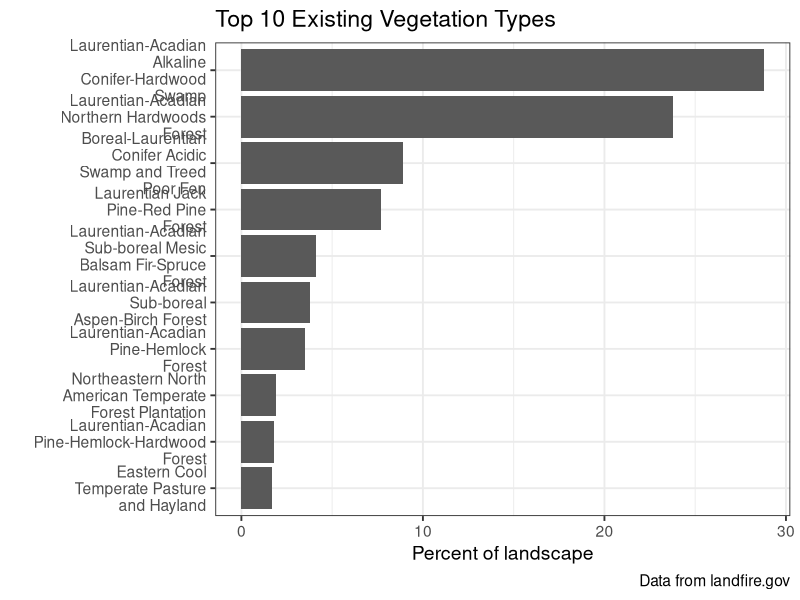
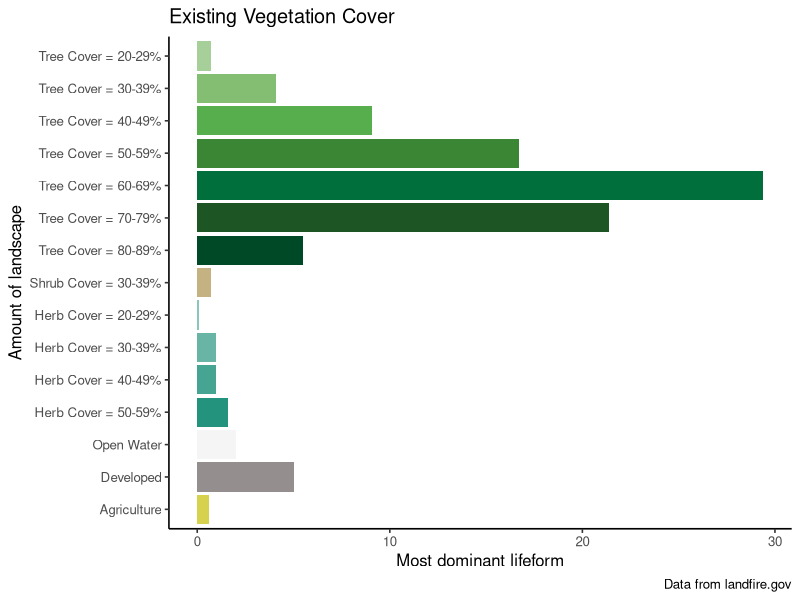
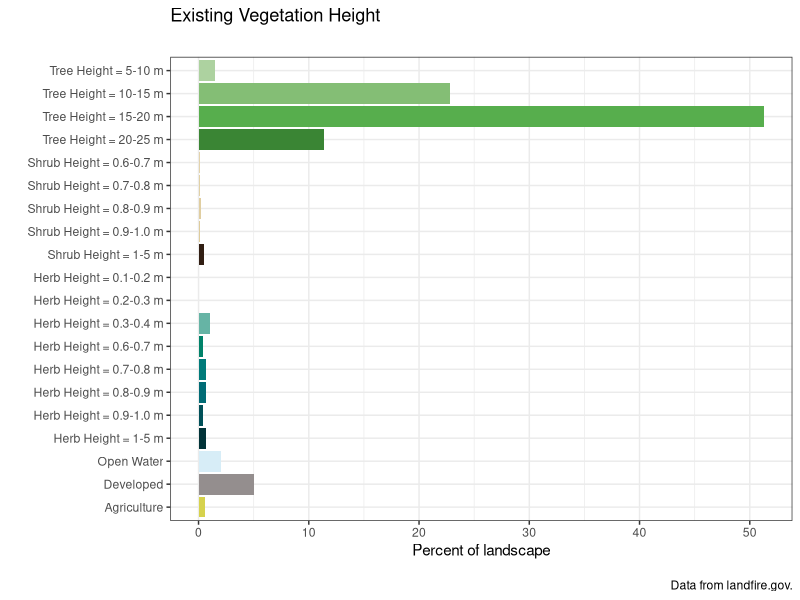

The R script that drew these images, in order:
## ---- chunk 1
library(tidyverse)

## ---- chunk 2
evtname <- read.csv(file = "data/evt_aoi_attributes.csv") %>%
  group_by(EVT_NAME) %>%
  summarize(ACRES = sum(ACRES),
            REL_PERCENT = sum(REL_PERCENT)) %>%
  arrange(desc(REL_PERCENT)) %>%
  filter(!EVT_NAME %in% c("Open Water","Developed-Roads")) |> 
  top_n(n = 10, wt = REL_PERCENT)

# plot
evtChart <-
  ggplot(data = evtname, aes(x = EVT_NAME, y = REL_PERCENT)) +
  geom_bar(stat = "identity") +
  labs(
    title = "Top 10 Existing Vegetation Types",
    caption = "Data from landfire.gov",
    x = "",
    y = "Percent of landscape") +
  scale_x_discrete(limits = rev(evtname$EVT_NAME),
                   labels = function(x) str_wrap(x, width = 18)) +
  coord_flip() +
  theme_bw(base_size = 14)



evtChart
## ---- chunk 3
evcname <- read.csv("data/evc_aoi_attributes.csv") %>% 
  mutate(type = if_else(Value %in% 11, "Open Water",
                                             if_else(Value %in% 12, "Snow / Ice",
                                                     if_else(Value %in% c(13:25), "Developed",
                                                             if_else(Value %in% 31, "Barren",
                                                                     if_else(Value %in% c(60:70), "Agriculture",
                                                                             if_else(Value %in% 32, "Quarries",
                                                                                     if_else(Value %in% 100, "Sparse Vegetation",
                                                                                             if_else(Value %in% c(101:199), "Tree",
                                                                                                     if_else(Value %in% c(201:299), "Shrub",
                                                                                                             if_else(Value %in% c(301:399), "Herb",
                                                                                                                     "Other")))))))))))



# create reverse substr() function
revSubstr <- function(x, start, stop) {
  x <- strsplit(x, "")
  sapply(x, 
         function(x) paste(rev(rev(x)[start:stop]), collapse = ""), 
         USE.NAMES = FALSE)  }

# create cover column based on 2nd and 3rd to last Values of classname
# if "Other" type, make 0
evcname <- evcname %>% mutate(cover = as.numeric(if_else(Value > 100,
                                                         revSubstr(evcname$CLASSNAMES, start = 2, stop = 3),
                                                         "0")))

# create bin breaks for grouping
breaks <- seq(0, 100, 10)
# create intervals for grouping and summarize
# also create factor order for "type"
evcgroup <- evcname %>%
  mutate(interval = cut(cover,
                        breaks, 
                        include.lowest = TRUE, 
                        right = T,
                        labels = c("0-9", "10-19", "20-29", "30-39", "40-49", "50-59", "60-69", "70-79", 
                                   "80-89", "90-100")),
         type = factor(type, levels = c("Tree", "Shrub", "Herb", "Open Water", "Snow / Ice", "Developed", "Agriculture", "Sparse Vegetation", "Barren", "Quarries", "Other"))) %>%
  group_by(type, interval) %>%
  summarize(COUNT = sum(Freq),
            acres = sum(ACRES),
            rel_percent = sum(REL_PERCENT))

# add label and legend names based on condition
evcgroup <- evcgroup %>% mutate(label = if_else(type %in% c("Tree", "Shrub", "Herb"),
                                                paste0(type, " Cover = ", interval, "%"), as.character(type)),
                                legend = if_else(type %in% c("Tree", "Shrub", "Herb", "Open Water"),
                                                 type, as.factor("Other")))

# turn current label order to factors
evclabel.list <- evcgroup$label
evcgroup <- evcgroup %>% mutate(label = fct_rev(factor(label, evclabel.list)))

# join in custom cols column to color bars by specific label

evc_group_cols <- read.csv("data/evc_group_acc.csv")

evcgroup <- left_join(evcgroup, evc_group_cols, by = "label")

evcgroup$label <- factor(evcgroup$label, levels = rev(evcgroup$label))

evcgroup <- evcgroup %>%
  filter(rel_percent > 0.01)

# plot
evcChart <-
  ggplot(data = evcgroup, aes(x = label, y = rel_percent, fill = colors)) +
  geom_bar(stat = "identity") +
  labs(
    title = "Existing Vegetation Cover",
    caption = "Data from landfire.gov",
    x = "Amount of landscape",
    y = "Most dominant lifeform") +
  scale_fill_identity() +
  coord_flip() +
  theme_classic(base_size = 12)+
  theme(legend.position = "none") 


evcChart

## ---- chunk 4

# load evh attribute table
evhname <- read.csv(file = "data/evh_aoi_attributes.csv") %>% 
  mutate(type = if_else(Value %in% 11, "Open Water",
                                             if_else(Value %in% 12, "Snow / Ice",
                                                     if_else(Value %in% c(13:25), "Developed",
                                                             if_else(Value %in% 31, "Barren",
                                                                     if_else(Value %in% c(60:70), "Agriculture",
                                                                             if_else(Value %in% 32, "Quarries",
                                                                                     if_else(Value %in% 100, "Sparse Vegetation",
                                                                                             if_else(Value %in% c(101:199), "Tree",
                                                                                                     if_else(Value %in% c(201:299), "Shrub",
                                                                                                             if_else(Value %in% c(301:399), "Herb",
                                                                                                                     "Other"))))))))))) %>%
  mutate(height_m = if_else(type %in% "Tree", (Value -100),
                            if_else(type %in% "Shrub", ((Value - 200) / 10),
                                    if_else(type %in% "Herb", ((Value - 300) / 10), 0))) %>%
           as.character() %>% as.numeric())

# create bin breaks for grouping
breaks <- c(0, 0.1, 0.2, 0.3, 0.4, 0.5, 0.6, 0.7, 0.8, 0.9, 1, 5, 10, 15, 20, 25, 30, 35, 40, 45, 50, 55, 60, 65, 70, 75, 80, 85, 90, 95, 100)

# create intervals for grouping and summarize
# also create factor order for "type"
evhgroup <- evhname %>%
  mutate(interval = cut(height_m,
                        breaks, 
                        include.lowest = TRUE, 
                        right = F,
                        labels = c("0", "0.1-0.2", "0.2-0.3", "0.3-0.4" ,"0.4-0.5", "0.5-0.6", "0.6-0.7", "0.7-0.8", "0.8-0.9", "0.9-1.0", "1-5", "5-10", "10-15", "15-20", "20-25", "25-30", "30-35", "35-40", "40-45", "45-50", "50-55", "55-60", "60-65", "65-70", "70-75", "75-80", "80-85", "85-90", "90-95", "95-100")),
         type = factor(type, levels = c("Tree", "Shrub", "Herb", "Open Water", "Snow / Ice", "Developed", "Agriculture", "Sparse Vegetation", "Barren", "Quarries", "Other"))) %>%
  group_by(type, interval) %>%
  summarise(COUNT = sum(Freq),
            acres = sum(ACRES),
            rel_percent = sum(REL_PERCENT))



# add label and legend names based on condition
evhgroup <- evhgroup %>% mutate(label = if_else(type %in% c("Tree", "Shrub", "Herb"),
                                                paste0(type, " Height = ", interval, " m"), as.character(type)),
                                legend = if_else(type %in% c("Tree", "Shrub", "Herb", "Open Water"),
                                                 type, as.factor("Other")))
# turn current label order to factors
evhlabel.list <- evhgroup$label
evhgroup <- evhgroup %>% mutate(label = fct_rev(factor(label, evhlabel.list)))


# join in custom cols column to color bars by specific label

evh_group_cols <- read.csv("data/evh_group_acc.csv")

evhgroup <- left_join(evhgroup, evh_group_cols, by = "label")

evhgroup$label <- factor(evhgroup$label, levels = rev(evhgroup$label))

evhgroup <- evhgroup %>%
  filter(rel_percent > 0.01)


# plot
evhChart <-
ggplot(data = evhgroup, aes(x = label, y = rel_percent, fill = colors)) +
  geom_bar(stat = "identity") +
  labs(
    title = "Existing Vegetation Height",
    subtitle = "",
    caption = "\nData from landfire.gov.",
    x = "",
    y = "Percent of landscape") +
  scale_fill_identity() +
  coord_flip() +
  theme_bw()

evhChart



# plot with original color scheme
# evhChart <-
# ggplot(data = evhgroup, aes(x = label, y = REL_PERCENT, fill = legend)) +
#   geom_bar(stat = "identity") +
#   labs(
#     title = "Existing Vegetation Height",
#     subtitle = "landscape_name",
#     caption = "Data from landfire.gov.",
#     x = "",
#     y = "percent of landscape") +
#   scale_fill_manual(Values = cols, name = "") +
#   coord_flip() +
#   theme_bw()
# 
# evhChart





